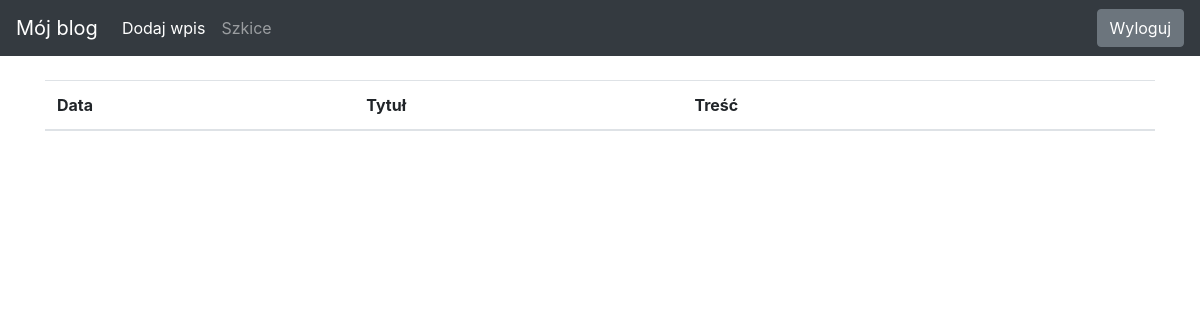
Before: /drafts (signed in) with the older database file.
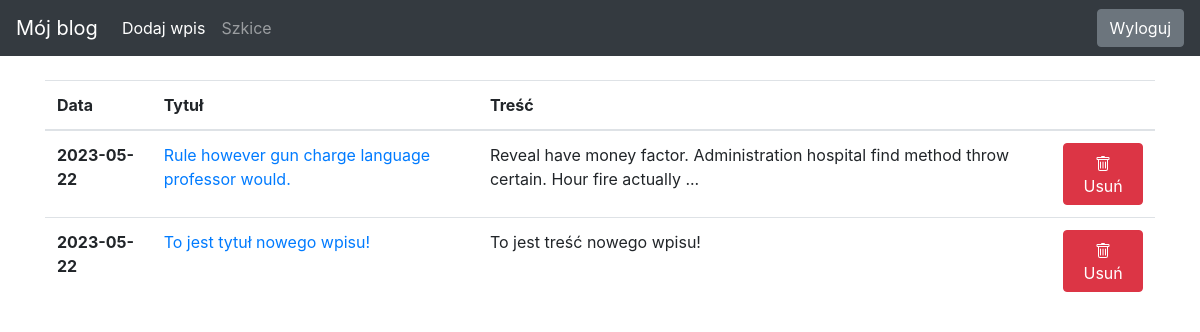
After: the same page with the newer database file.
### blog/models.py (models this page shows)
class Entry(db.Model):
    id = db.Column(db.Integer, primary_key=True)
    title = db.Column(db.String(80), nullable=False)
    body = db.Column(db.Text, nullable=False)
    pub_date = db.Column(db.DateTime, nullable=False, default=datetime.datetime.utcnow)
    is_published = db.Column(db.Boolean, default=False)

### blog/routes.py (the view)
@app.route('/drafts', methods=['GET'])
@login_required
def list_drafts():
    drafts = Entry.query.filter_by(is_published=False).order_by(Entry.pub_date.desc())
    return render_template("drafts.html", drafts=drafts)

### blog/routes.py (called while the page is built)
def login_required(view_func):
   @functools.wraps(view_func)
   def check_permissions(*args, **kwargs):
       if session.get('logged_in'):
           return view_func(*args, **kwargs)
       return redirect(url_for('login', next=request.path))
   return check_permissions

### blog/templates/drafts.html (shortened to what this page needs)
{% extends 'base.html' %}
{% block content %}
<table class="table table-hover">
    <thead>
      <tr>
        <th scope="col">Data</th>
        <th scope="col">Tytuł</th>
        <th scope="col">Treść</th>
        <th scope="col"></th>
      </tr>
    </thead>
    <tbody>
    {% for draft in drafts %}
      <tr>
        <th scope="row">{{ draft.pub_date.strftime('%Y-%m-%d') }}</th>
        <td><a href="{{ url_for('edit_entry', entry_id=draft.id) }}">{{ draft.title }}</a></td>
        <td>{{ draft.body|truncate(100, true) }}</td>
        <td>
          <form method="POST" action="{{ url_for('delete_entry', entry_id=draft.id) }}">
            <button type="submit" class="btn btn-danger">
              Usuń
            </button>
          </form>
        </td>
      </tr>
    {% endfor %}
    </tbody>
  </table>
{% endblock %}

### blog/templates/base.html (shortened to what this page needs)
<!doctype html>
<html lang="en">
<head>
 <link rel="stylesheet" href="https://stackpath.bootstrapcdn.com/bootstrap/4.5.0/css/bootstrap.min.css"
>
</head>
<body>
 <nav class="navbar navbar-expand-md navbar-dark bg-dark fixed-top">
   <a class="navbar-brand" href="{{ url_for('index') }}">Mój blog</a>
   <div class="collapse navbar-collapse" id="navbarsExampleDefault">
     <ul class="navbar-nav mr-auto">
      <li class="nav-item">
        <a class="nav-link active" aria-current="page" href="{{ url_for('create_entry') }}">Dodaj wpis</a>
      </li>
      <li class="nav-item">
        <a class="nav-link" href="{{ url_for('list_drafts') }}">Szkice</a>
      </li>
     </ul>
     {% if session.logged_in %}
       <form class="form-inline my-2 my-lg-0" action="{{ url_for('logout') }}" method="POST">
         <button class="btn btn-secondary my-2 my-sm-0" type="submit">Wyloguj</button>
       </form>
     {% else %}
       <a href="{{ url_for('login') }}" class="btn btn-secondary my-2 my-lg-0">Zaloguj</a>
     {% endif %}
   </div>
 </nav>
 <main role="main" class="container">
   {% block content %}
   {% endblock %}
 </main>
</html>

### blog/templates/base.html (style rules this page uses)
body { padding-top: 5rem; }

Changed rows visible on the page:
added Entry: pub_date "2023-05-22", title "Rule however gun charge language professor would.", body "Reveal have money factor. Administration hospital find method throw certain. Hour fire actually ..."
added Entry: pub_date "2023-05-22", title "To jest tytuł nowego wpisu!", body "To jest treść nowego wpisu!"
